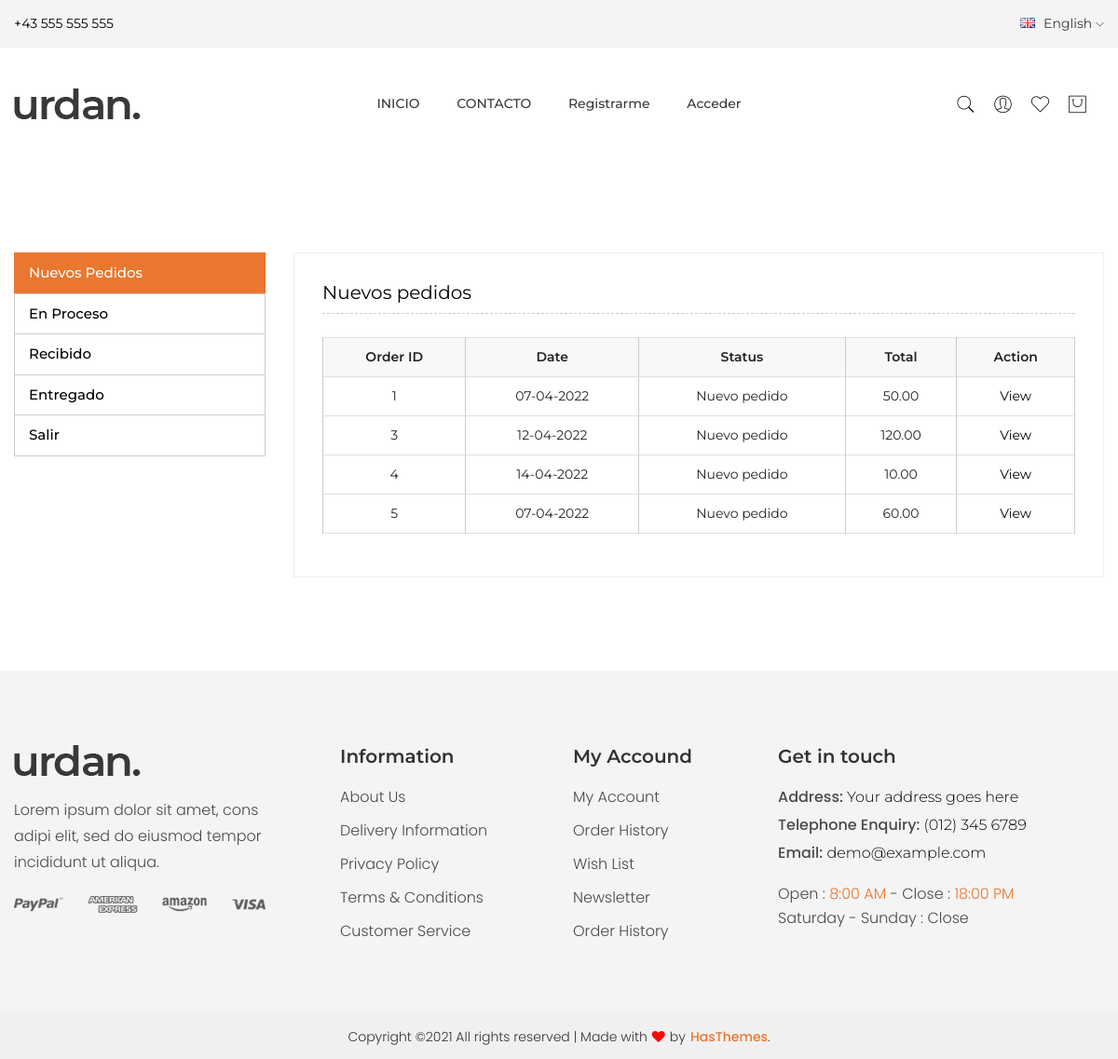
/staff/, run on an earlier commit of the app's database.
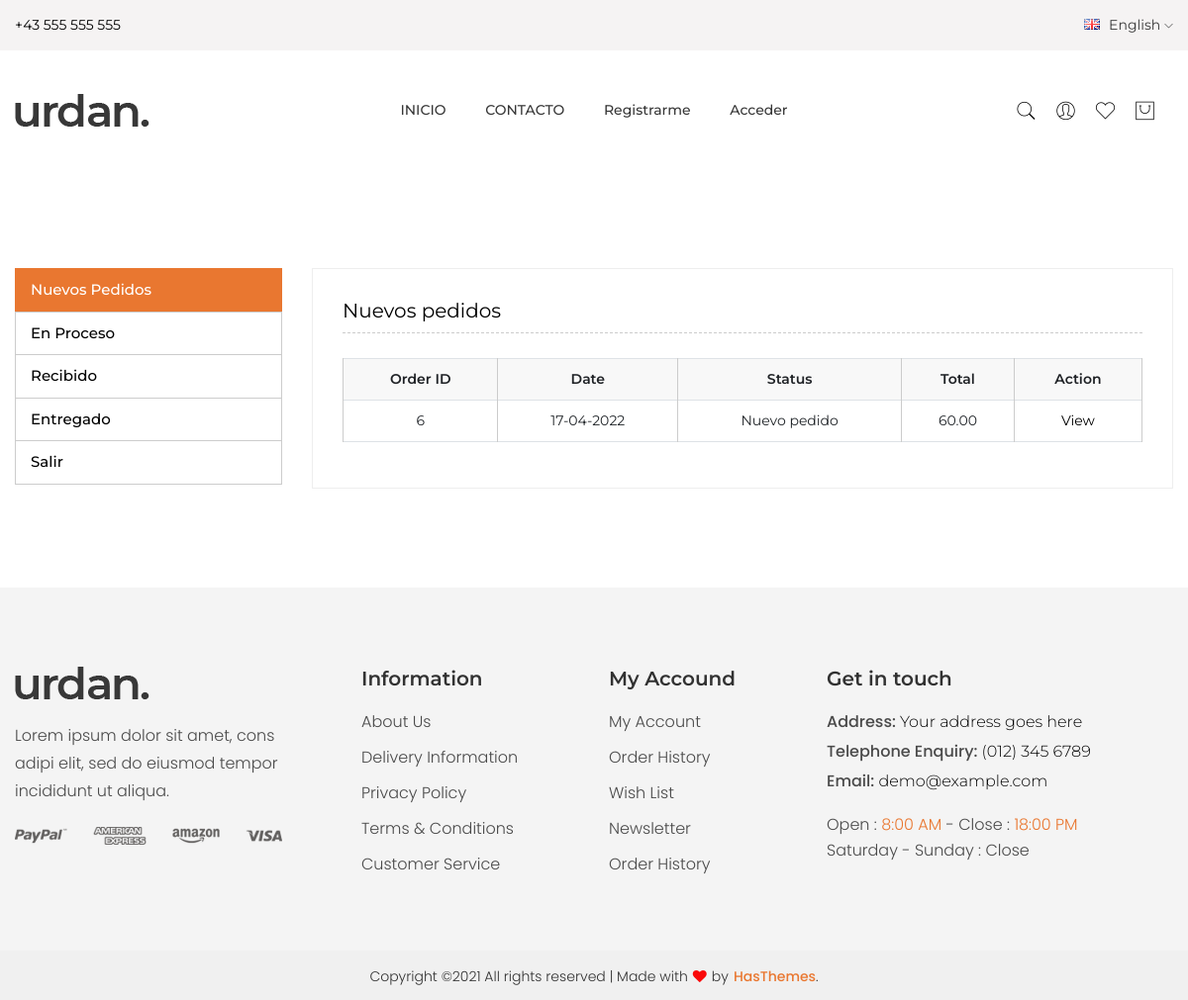
And on a later commit of the database.
### main/models.py (models this page shows, shortened)
class Order(models.Model):
    STATUS_NEW = 'new'
    STATUS_IN_PROGRESS = 'in_progress'
    STATUS_READY = 'is_ready'
    STATUS_COMPLETED = 'completed'
    BUYING_TYPE_SELF = 'self'
    BUYING_TYPE_DELIVERY = 'delivery'
    STATUS_CHOICES = (
        (STATUS_NEW, 'Nuevo pedido'),
        (STATUS_IN_PROGRESS, 'En proceso'),
        (STATUS_READY, 'Recibido'),
        (STATUS_COMPLETED, 'Entregado')
    )
    BUYING_TYPE_CHOICES = (
        (BUYING_TYPE_SELF, 'Sin transporte'),
        (BUYING_TYPE_DELIVERY, 'Con transporte')
    )
    customer = models.ForeignKey(Customer, verbose_name='Cliente',
                                 related_name='related_orders',
                                 on_delete=models.CASCADE)
    first_name = models.CharField('Nombre', max_length=255)
    last_name = models.CharField('Apellidos', max_length=255)
    phone = models.CharField('Telefono', max_length=20)
    city = models.CharField('Ciudad', max_length=100, null=True, blank=True)
    street = models.CharField('Calle', max_length=100, null=True, blank=True)
    number = models.CharField('Numero', max_length=10, null=True, blank=True)
    email = models.CharField('Email', max_length=10, null=True, blank=True)
    cart = models.ForeignKey(Cart, verbose_name='Pedido',
                             on_delete=models.CASCADE, null=True, blank=True)
    address = models.CharField('Dirección', max_length=1024, null=True,
                               blank=True)
    status = models.CharField(
        max_length=100,
        choices=STATUS_CHOICES,
        default=STATUS_NEW
    )
    buying_type = models.CharField(
        'Transporte?',
        max_length=100,
        choices=BUYING_TYPE_CHOICES,
        default=BUYING_TYPE_SELF
    )
    comment = models.TextField('Comentario de cliente', null=True, blank=True)
    staff_comment = models.TextField('Comentario mio', null=True, blank=True)
    created_at = models.DateTimeField(auto_now=True,
                                      verbose_name='Дата создания заказа')
    order_date = models.DateField(verbose_name='Дата получения заказа',
                                  default=timezone.now)

class Cart(models.Model):
    owner = models.ForeignKey('Customer', verbose_name='Dueño',
                              on_delete=models.CASCADE)
    products = models.ManyToManyField(CartProduct, blank=True,
                                      related_name='related_cart')
    total_products = models.PositiveIntegerField(default=0)
    final_price = models.DecimalField('Precio de pedido', max_digits=9,
                                      default=0, decimal_places=2)
    in_order = models.BooleanField(default=False)
    for_anonymous_user = models.BooleanField(default=False)

### main/views.py (the view)
# urls.py: path('staff/', views.StaffView.as_view(), name='staff'),
class StaffView(View):
    def get(self, request, *args, **kwargs):
        orders = Order.objects.all
        context = {
            'orders': orders,
        }
        return render(request, 'main/staff.html', context)

### main/templates/main/staff.html (shortened to what this page needs)
<!DOCTYPE html>
{% extends 'main/base.html' %}
{% load static %}
{% load i18n %}
{% block content %}
				<div class="my-account-wrapper pb-100 pt-100">
            <div class="container">
                <div class="row">
                    <div class="col-lg-12">
                        <div class="myaccount-page-wrapper">
                            <div class="row">
                                <div class="col-lg-3 col-md-4">
                                    <div class="myaccount-tab-menu nav" role="tablist">
                                        <a href="#new" class="active" data-bs-toggle="tab">Nuevos pedidos</a>
                                        <a href="#orders" data-bs-toggle="tab">En proceso</a>
                                        <a href="#address-edit" data-bs-toggle="tab">Recibido</a>
                                        <a href="#account-info" data-bs-toggle="tab">Entregado</a>
                                        <a href="{% url 'logout' %}">Salir</a>
                                    </div>
                                </div>
                                <div class="col-lg-9 col-md-8">
                                    <div class="tab-content" id="myaccountContent">
                                        <div class="tab-pane fade show active" id="new" role="tabpanel">
                                            <div class="myaccount-content">
                                                <h3>Nuevos pedidos</h3>
                                                <div class="myaccount-table table-responsive text-center">
                                                    <table class="table table-bordered">
                                                        <thead class="thead-light">
                                                            <tr>
                                                                <th>Order ID</th>
                                                                <th>Date</th>
                                                                <th>Status</th>
                                                                <th>Total</th>
                                                                <th>Action</th>
                                                            </tr>
                                                        </thead>
                                                        <tbody>
                                                           {% for order in orders %}
                                                           {% if order.status == 'new' %}
                                                            <tr>
                                                                <td>{{ order.id }}</td>
                                                                <td>{{ order.order_date|date:"d-m-Y" }}</td>
                                                                <td>{{ order.get_status_display }}</td>
                                                                <td>{{ order.cart.final_price }}</td>
                                                                <td><a href="{% url 'order_details' id=order.id %}" class="check-btn sqr-btn ">View</a></td>
                                                            </tr>
                                                           {%endif%}
                                                            {% endfor %}
                                                        </tbody>
                                                    </table>
                                                </div>
                                            </div>
                                        </div>
                                    </div>
                                </div>
                            </div>
                        </div>
                    </div>
                </div>
            </div>
        </div>
{% endblock %}

What changed in the data, as far as the page shows it:
removed Order: id "1", order_date "07-04-2022", status "Nuevo pedido", cart.final_price "50.00"
removed Order: id "3", order_date "12-04-2022", status "Nuevo pedido", cart.final_price "120.00"
removed Order: id "4", order_date "14-04-2022", status "Nuevo pedido", cart.final_price "10.00"
removed Order: id "5", order_date "07-04-2022", status "Nuevo pedido", cart.final_price "60.00"
added Order: id "6", order_date "17-04-2022", status "Nuevo pedido", cart.final_price "60.00"
